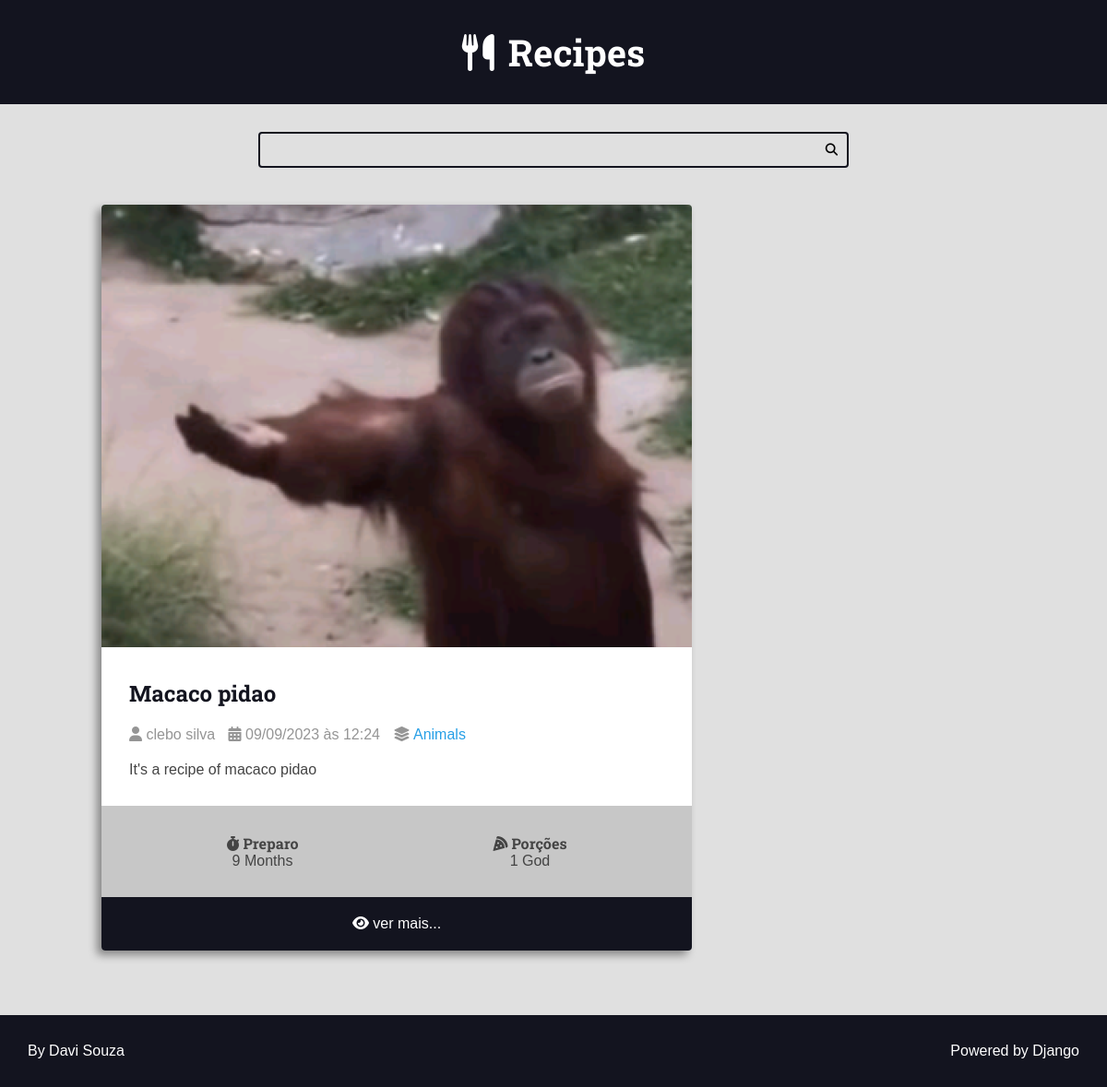
Before: /recipes/category/5/ with the older database file.
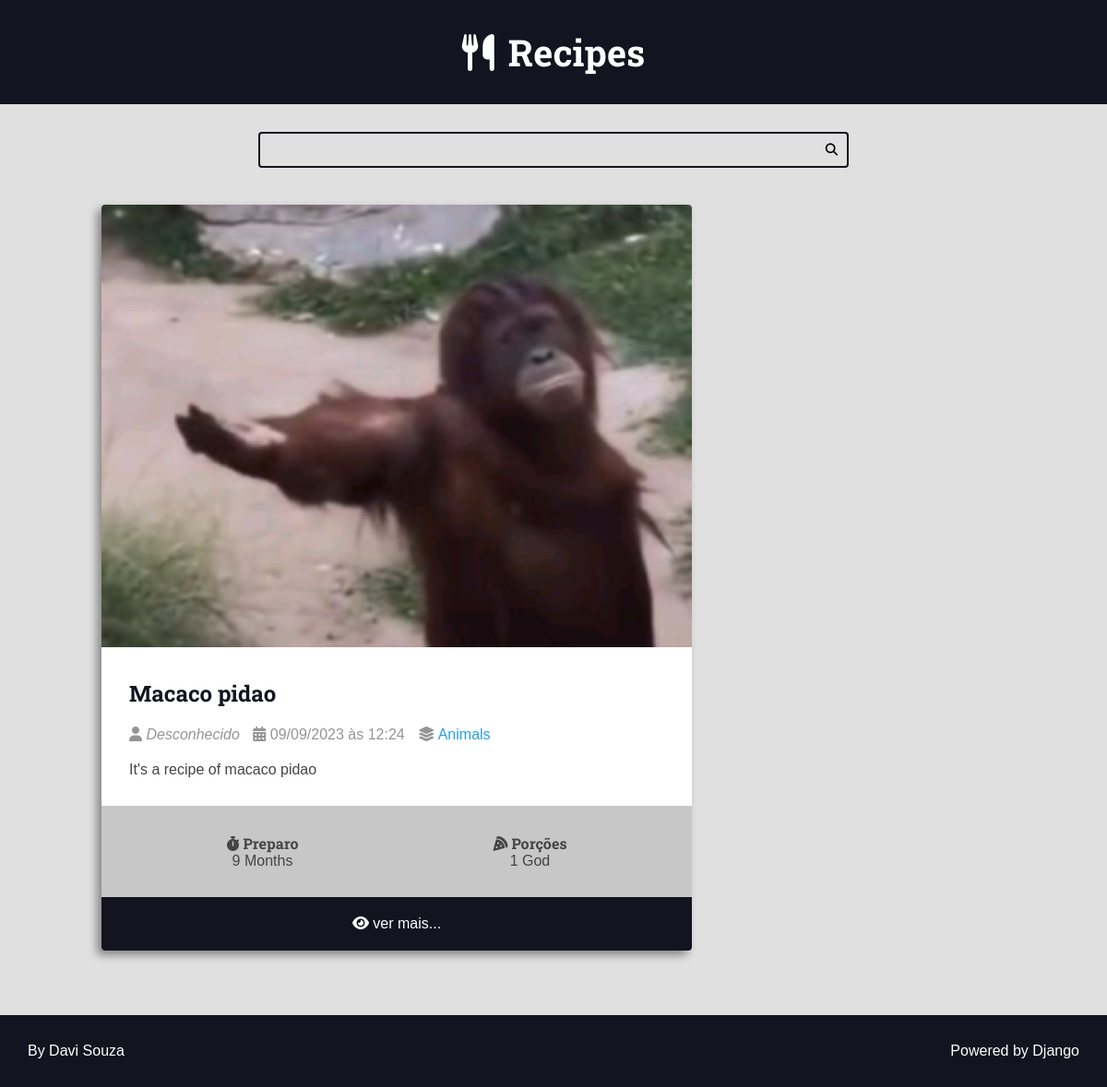
After: the same page with the newer database file.
### recipes/models.py (models this page shows, shortened)
class Recipe(models.Model):
    title = models.CharField(max_length=65)
    description = models.CharField(max_length=165)
    slug = models.SlugField(blank=True, unique=True)
    preparation_time = models.IntegerField()
    preparation_time_unit = models.CharField(max_length=65)
    servings = models.IntegerField()
    servings_unit = models.CharField(max_length=65)
    preparation_steps = models.TextField()
    preparation_steps_is_html = models.BooleanField(default=False)
    created_at = models.DateTimeField(auto_now_add=True)
    updated_at = models.DateTimeField(auto_now=True)
    is_published = models.BooleanField(default=False)
    cover = models.ImageField(
        upload_to='recipes/covers/%Y/%m/%d/', blank=True, null=True)
    category = models.ForeignKey(
        Category, on_delete=models.SET_NULL, null=True, blank=True,
        default=None)
    author = models.ForeignKey(
        Authors, on_delete=models.SET_NULL, null=True)

class Category(models.Model):
    name = models.CharField(max_length=65)

### authors/models.py (models this page shows)
class Authors(models.Model):
    user = models.OneToOneField(
        User, on_delete=models.CASCADE, blank=False, null=False, related_name='profile')  # noqa
    first_name = models.CharField(
        'First Name', max_length=30, null=False, blank=False,)
    last_name = models.CharField(
        'Last Name', max_length=30, null=False, blank=False,)
    username = models.CharField('Username', null=False, blank=False, max_length=30,  # noqa
                                unique=True,)  # noqa
    email = models.EmailField('E-mail', validators=[
                              email_validator], null=False, blank=False,
                              unique=True,)
    password = models.CharField('Password', max_length=128, validators=[  # noqa
                                password_validator], null=False, blank=False,)  # noqa
    password_confirmation = models.CharField(
        'Password Confirmation', max_length=128, null=False, blank=False,)  # noqa

### recipes/views.py (the view, shortened to what this page needs)
# urls.py: path('recipes/category/<int:category_id>/',
def category(request, category_id):
    recipes = Recipe.objects.filter(
        category__id=category_id, is_published=True)
    page_obj, pagination_range = make_pagination(request, recipes, PER_PAGE)
    context = {'recipes': page_obj,
               'pagination_range': pagination_range,
               'title': f'{recipes.first().category.name} | ',
               }
    return render(request, 'recipes/pages/category.html', context, status=200)

### utils/pagination.py (called while the page is built)
def make_pagination(request, queryset, per_page, qty_pages=4):
    try:
        current_page = int(request.GET.get('page', 1))
    except ValueError:
        current_page = 1
    paginator = Paginator(queryset, per_page)
    page_obj = paginator.get_page(current_page)
    pagination_range = make_pagination_range(
        paginator.page_range,
        qty_pages,
        current_page
    )
    return page_obj, pagination_range

### recipes/templates/recipes/pages/category.html (shortened to what this page needs)
{% extends 'global/base.html' %}
{% block content %}
    <div class="main-content main-content-list container">
        {% for recipe in recipes %}
            {% include '../partials/recipe-cards.html' %}
        {% endfor %}
    </div>
{% endblock content %}

### recipes/templates/recipes/partials/recipe-cards.html (shortened to what this page needs)
<div class="recipe recipe-list-item">
    <div class="recipe-cover">
        {% if recipe.cover %}
        <a href="{% url 'recipes:recipe' recipe.slug %}">
            <img src="{{recipe.cover.url}}" alt="Temp">
        </a>
        {% endif %}
    </div>
    <div class="recipe-title-container">
        <h2 class="recipe-title">
            <a href="{% url 'recipes:recipe' recipe.slug %}">
                {{recipe.title}}
            </a>
        </h2>
    </div>
    <div class="recipe-author">
        <span class="recipe-author-item">
            <i class="fas fa-user"></i>
            {% if recipe.author is not None %}
            {% if recipe.author.first_name %}
            {{recipe.author.first_name}} {{recipe.author.last_name}}
            {% else %}
            {{recipe.author.username}}
            {% endif %}
            {% else %}
            <em>Desconhecido</em>
            {% endif %}
        </span>
        <span class="recipe-author-item">
            <i class="fas fa-calendar-alt"></i>
            {{recipe.created_at|date:"d/m/Y"}} às {{recipe.created_at|date:"H:i"}}
        </span>
        {% if recipe.category is not None %}
        <span class="recipe-author-item">
            <i class="fas fa-layer-group"></i>
            <span> <a href="{% url 'recipes:category' recipe.category.id %}"> {{recipe.category.name}} </a> </span>
        </span>
        {% endif %}
    </div>
    <div class="recipe-content">
        <p> {{recipe.description}} </p>
    </div>
    <div class="recipe-meta-container">
        <div class="recipe-meta recipe-preparation">
            <h3 class="recipe-meta-title"><i class="fas fa-stopwatch"></i> Preparo</h3>
            <div class="recipe-meta-text">
                {{recipe.preparation_time}} {{recipe.preparation_time_unit}}
            </div>
        </div>
        <div class="recipe-meta recipe-servings">
            <h3 class="recipe-meta-title"><i class="fas fa-pizza-slice"></i> Porções</h3>
            <div class="recipe-meta-text">
                {{recipe.servings}} {{recipe.servings_unit}}
            </div>
        </div>
    </div>
    {% if not is_detail_page %}
    <footer class="recipe-footer">
        <a class="recipe-read-more button button-dark button-full-width" href="{% url 'recipes:recipe' recipe.slug%}">
            <i class="fas fa-eye"></i>
            <span>ver mais...</span>
        </a>
    </footer>
    {% endif %}
</div>

Changed rows visible on the page:
changed Recipe "Macaco pidao": author.first_name "clebo" → (not shown); author.last_name "silva" → (not shown); now shows "Desconhecido"
